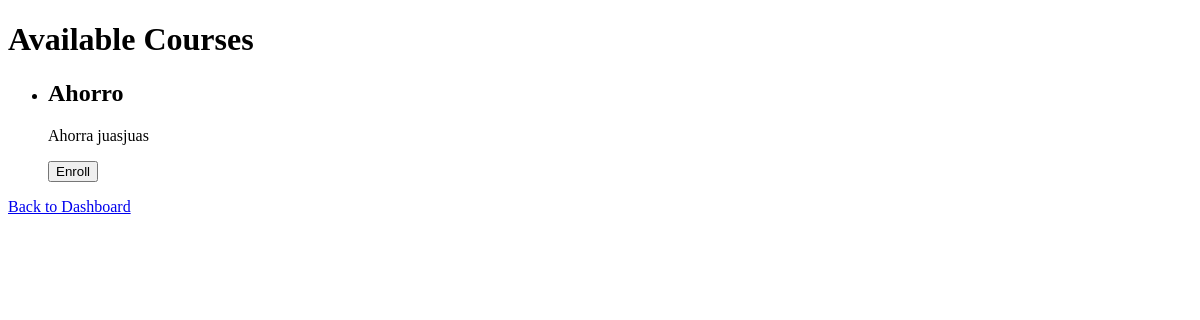
/courses (signed in), run on an earlier commit of the app's database.
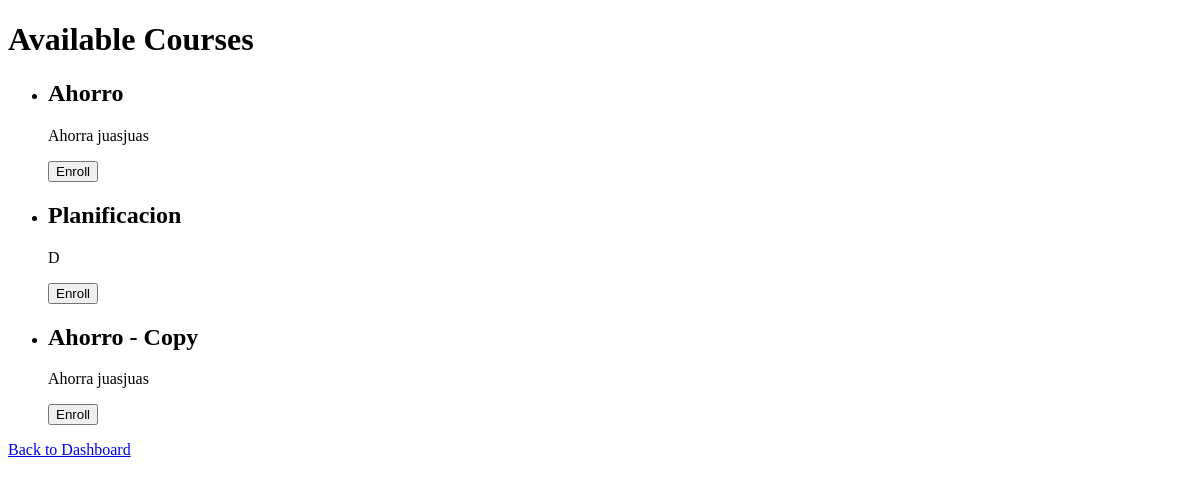
And on a later commit of the database.
### models.py (models this page shows)
class Course(db.Model):
    id = db.Column(db.Integer, primary_key=True)
    name = db.Column(db.String(100), nullable=False)
    description = db.Column(db.Text, nullable=True)
    enrollments = db.relationship('Enrollment', backref='course', lazy=True)

### app.py (the view)
@app.route('/courses')
@login_required
def list_courses():
    if current_user.role != 'student':
        flash('You do not have permission to access this page.')
        return redirect(url_for('dashboard'))
    courses = Course.query.all()
    return render_template('list_courses.html', courses=courses)

### app.py (called while the page is built)
@login_manager.user_loader
def load_user(user_id):
    return User.query.get(int(user_id))

### templates/list_courses.html (shortened to what this page needs)
<!DOCTYPE html>
<html lang="en">
<head>
</head>
<body>
    <h1>Available Courses</h1>
    <ul>
        {% for course in courses %}
            <li>
                <h2>{{ course.name }}</h2>
                <p>{{ course.description }}</p>
                <form action="{{ url_for('enroll', course_id=course.id) }}" method="post">
                    <button type="submit">Enroll</button>
                </form>
            </li>
        {% endfor %}
    </ul>
    <a href="{{ url_for('dashboard') }}">Back to Dashboard</a>
</body>
</html>

What changed in the data, as far as the page shows it:
added Course: name "Planificacion", description "D"
added Course: name "Ahorro - Copy", description "Ahorra juasjuas"
